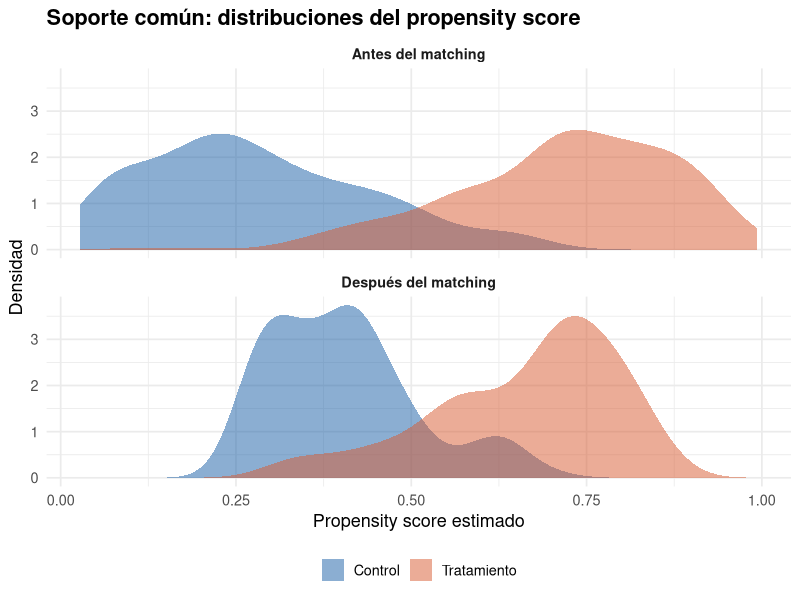

R code for this plot:
## ---- chunk 1
#| label: fig-matching-propensity
#| fig-cap: "Distribución del propensity score antes y después del matching"
#| echo: false

library(ggplot2)

set.seed(42)
n <- 300

# Simular propensity scores con diferente distribución por grupo
ps_tratamiento <- rbeta(n, 5, 2)
ps_control <- rbeta(n, 2, 5)

# Después del matching: distribuciones más parecidas
ps_control_matched <- sample(ps_control[ps_control > 0.25 & ps_control < 0.85],
                              size = 120, replace = TRUE)
ps_trat_matched <- sample(ps_tratamiento[ps_tratamiento > 0.25 & ps_tratamiento < 0.85],
                           size = 120, replace = TRUE)

datos_ps <- data.frame(
  ps = c(ps_tratamiento, ps_control, ps_trat_matched, ps_control_matched),
  grupo = c(rep("Tratamiento", n), rep("Control", n),
            rep("Tratamiento", 120), rep("Control", 120)),
  etapa = c(rep("Antes del matching", 2 * n),
            rep("Después del matching", 240))
)
datos_ps$etapa <- factor(datos_ps$etapa,
                          levels = c("Antes del matching", "Después del matching"))

ggplot(datos_ps, aes(x = ps, fill = grupo)) +
  geom_density(alpha = 0.5, color = NA) +
  facet_wrap(~etapa, ncol = 1) +
  scale_fill_manual(values = c("Control" = "#185FA5",
                                "Tratamiento" = "#D85A30")) +
  labs(x = "Propensity score estimado", y = "Densidad",
       fill = NULL,
       title = "Soporte común: distribuciones del propensity score") +
  theme_minimal(base_size = 13) +
  theme(legend.position = "bottom",
        plot.title = element_text(face = "bold"),
        strip.text = element_text(face = "bold"))
## ---- chunk 2
#| label: tbl-matching-tipos
#| tbl-cap: "Comparación de métodos de matching"
#| echo: false

tabla_tipos <- data.frame(
  Metodo = c("Vecino más cercano\n(Nearest Neighbor)",
             "Caliper",
             "Kernel"),
  Descripcion = c(
    "Empareja cada tratado con el control de propensity score más cercano",
    "Como vecino más cercano, pero descarta pares cuya diferencia en PS supera un umbral",
    "Cada tratado se compara con un promedio ponderado de todos los controles, con mayor peso a los más cercanos"
  ),
  Ventaja = c(
    "Simple, intuitivo, fácil de implementar",
    "Evita emparejamientos de baja calidad",
    "Usa toda la información del grupo de control; menor varianza"
  ),
  Desventaja = c(
    "Puede emparejar unidades muy diferentes si no hay buen soporte",
    "Puede perder observaciones tratadas sin par cercano",
    "Más complejo de interpretar; depende del ancho de banda"
  )
)

knitr::kable(tabla_tipos,
             col.names = c("Método", "Descripción", "Ventaja", "Desventaja"))
